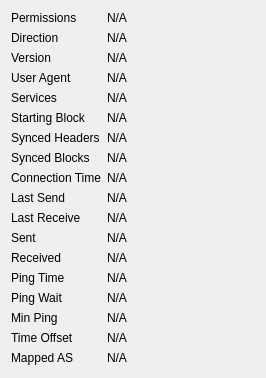
             <widget class="QWidget" name="detailWidget">
              <property name="geometry">
               <rect>
                <x>0</x>
                <y>0</y>
                <width>266</width>
                <height>378</height>
               </rect>
              </property>
              <layout class="QGridLayout" name="gridLayout_2" columnstretch="0,1">
               <item row="0" column="0">
                <widget class="QLabel" name="label_30">
                 <property name="text">
                  <string>Permissions</string>
                 </property>
                </widget>
               </item>
               <item row="0" column="1">
                <widget class="QLabel" name="peerPermissions">
                 <property name="cursor">
                  <cursorShape>IBeamCursor</cursorShape>
                 </property>
                 <property name="text">
                  <string>N/A</string>
                 </property>
                 <property name="textFormat">
                  <enum>Qt::PlainText</enum>
                 </property>
                 <property name="textInteractionFlags">
                  <set>Qt::LinksAccessibleByMouse|Qt::TextSelectableByKeyboard|Qt::TextSelectableByMouse</set>
                 </property>
                </widget>
               </item>
               <item row="1" column="0">
                <widget class="QLabel" name="label_23">
                 <property name="text">
                  <string>Direction</string>
                 </property>
                </widget>
               </item>
               <item row="1" column="1">
                <widget class="QLabel" name="peerDirection">
                 <property name="cursor">
                  <cursorShape>IBeamCursor</cursorShape>
                 </property>
                 <property name="text">
                  <string>N/A</string>
                 </property>
                 <property name="textFormat">
                  <enum>Qt::PlainText</enum>
                 </property>
                 <property name="textInteractionFlags">
                  <set>Qt::LinksAccessibleByMouse|Qt::TextSelectableByKeyboard|Qt::TextSelectableByMouse</set>
                 </property>
                </widget>
               </item>
               <item row="2" column="0">
                <widget class="QLabel" name="label_21">
                 <property name="text">
                  <string>Version</string>
                 </property>
                </widget>
               </item>
               <item row="2" column="1">
                <widget class="QLabel" name="peerVersion">
                 <property name="cursor">
                  <cursorShape>IBeamCursor</cursorShape>
                 </property>
                 <property name="text">
                  <string>N/A</string>
                 </property>
                 <property name="textFormat">
                  <enum>Qt::PlainText</enum>
                 </property>
                 <property name="textInteractionFlags">
                  <set>Qt::LinksAccessibleByMouse|Qt::TextSelectableByKeyboard|Qt::TextSelectableByMouse</set>
                 </property>
                </widget>
               </item>
               <item row="3" column="0">
                <widget class="QLabel" name="label_28">
                 <property name="text">
                  <string>User Agent</string>
                 </property>
                </widget>
               </item>
               <item row="3" column="1">
                <widget class="QLabel" name="peerSubversion">
                 <property name="cursor">
                  <cursorShape>IBeamCursor</cursorShape>
                 </property>
                 <property name="text">
                  <string>N/A</string>
                 </property>
                 <property name="textFormat">
                  <enum>Qt::PlainText</enum>
                 </property>
                 <property name="textInteractionFlags">
                  <set>Qt::LinksAccessibleByMouse|Qt::TextSelectableByKeyboard|Qt::TextSelectableByMouse</set>
                 </property>
                </widget>
               </item>
               <item row="4" column="0">
                <widget class="QLabel" name="label_4">
                 <property name="text">
                  <string>Services</string>
                 </property>
                </widget>
               </item>
               <item row="4" column="1">
                <widget class="QLabel" name="peerServices">
                 <property name="cursor">
                  <cursorShape>IBeamCursor</cursorShape>
                 </property>
                 <property name="text">
                  <string>N/A</string>
                 </property>
                 <property name="textFormat">
                  <enum>Qt::PlainText</enum>
                 </property>
                 <property name="textInteractionFlags">
                  <set>Qt::LinksAccessibleByMouse|Qt::TextSelectableByKeyboard|Qt::TextSelectableByMouse</set>
                 </property>
                </widget>
               </item>
               <item row="5" column="0">
                <widget class="QLabel" name="label_29">
                 <property name="text">
                  <string>Starting Block</string>
                 </property>
                </widget>
               </item>
               <item row="5" column="1">
                <widget class="QLabel" name="peerHeight">
                 <property name="cursor">
                  <cursorShape>IBeamCursor</cursorShape>
                 </property>
                 <property name="text">
                  <string>N/A</string>
                 </property>
                 <property name="textFormat">
                  <enum>Qt::PlainText</enum>
                 </property>
                 <property name="textInteractionFlags">
                  <set>Qt::LinksAccessibleByMouse|Qt::TextSelectableByKeyboard|Qt::TextSelectableByMouse</set>
                 </property>
                </widget>
               </item>
               <item row="6" column="0">
                <widget class="QLabel" name="label_27">
                 <property name="text">
                  <string>Synced Headers</string>
                 </property>
                </widget>
               </item>
               <item row="6" column="1">
                <widget class="QLabel" name="peerSyncHeight">
                 <property name="cursor">
                  <cursorShape>IBeamCursor</cursorShape>
                 </property>
                 <property name="text">
                  <string>N/A</string>
                 </property>
                 <property name="textFormat">
                  <enum>Qt::PlainText</enum>
                 </property>
                 <property name="textInteractionFlags">
                  <set>Qt::LinksAccessibleByMouse|Qt::TextSelectableByKeyboard|Qt::TextSelectableByMouse</set>
                 </property>
                </widget>
               </item>
               <item row="7" column="0">
                <widget class="QLabel" name="label_25">
                 <property name="text">
                  <string>Synced Blocks</string>
                 </property>
                </widget>
               </item>
               <item row="7" column="1">
                <widget class="QLabel" name="peerCommonHeight">
                 <property name="cursor">
                  <cursorShape>IBeamCursor</cursorShape>
                 </property>
                 <property name="text">
                  <string>N/A</string>
                 </property>
                 <property name="textFormat">
                  <enum>Qt::PlainText</enum>
                 </property>
                 <property name="textInteractionFlags">
                  <set>Qt::LinksAccessibleByMouse|Qt::TextSelectableByKeyboard|Qt::TextSelectableByMouse</set>
                 </property>
                </widget>
               </item>
               <item row="8" column="0">
                <widget class="QLabel" name="label_22">
                 <property name="text">
                  <string>Connection Time</string>
                 </property>
                </widget>
               </item>
               <item row="8" column="1">
                <widget class="QLabel" name="peerConnTime">
                 <property name="cursor">
                  <cursorShape>IBeamCursor</cursorShape>
                 </property>
                 <property name="text">
                  <string>N/A</string>
                 </property>
                 <property name="textFormat">
                  <enum>Qt::PlainText</enum>
                 </property>
                 <property name="textInteractionFlags">
                  <set>Qt::LinksAccessibleByMouse|Qt::TextSelectableByKeyboard|Qt::TextSelectableByMouse</set>
                 </property>
                </widget>
               </item>
               <item row="9" column="0">
                <widget class="QLabel" name="label_15">
                 <property name="text">
                  <string>Last Send</string>
                 </property>
                </widget>
               </item>
               <item row="9" column="1">
                <widget class="QLabel" name="peerLastSend">
                 <property name="cursor">
                  <cursorShape>IBeamCursor</cursorShape>
                 </property>
                 <property name="text">
                  <string>N/A</string>
                 </property>
                 <property name="textFormat">
                  <enum>Qt::PlainText</enum>
                 </property>
                 <property name="textInteractionFlags">
                  <set>Qt::LinksAccessibleByMouse|Qt::TextSelectableByKeyboard|Qt::TextSelectableByMouse</set>
                 </property>
                </widget>
               </item>
               <item row="10" column="0">
                <widget class="QLabel" name="label_19">
                 <property name="text">
                  <string>Last Receive</string>
                 </property>
                </widget>
               </item>
               <item row="10" column="1">
                <widget class="QLabel" name="peerLastRecv">
                 <property name="cursor">
                  <cursorShape>IBeamCursor</cursorShape>
                 </property>
                 <property name="text">
                  <string>N/A</string>
                 </property>
                 <property name="textFormat">
                  <enum>Qt::PlainText</enum>
                 </property>
                 <property name="textInteractionFlags">
                  <set>Qt::LinksAccessibleByMouse|Qt::TextSelectableByKeyboard|Qt::TextSelectableByMouse</set>
                 </property>
                </widget>
               </item>
               <item row="11" column="0">
                <widget class="QLabel" name="label_18">
                 <property name="text">
                  <string>Sent</string>
                 </property>
                </widget>
               </item>
               <item row="11" column="1">
                <widget class="QLabel" name="peerBytesSent">
                 <property name="cursor">
                  <cursorShape>IBeamCursor</cursorShape>
                 </property>
                 <property name="text">
                  <string>N/A</string>
                 </property>
                 <property name="textFormat">
                  <enum>Qt::PlainText</enum>
                 </property>
                 <property name="textInteractionFlags">
                  <set>Qt::LinksAccessibleByMouse|Qt::TextSelectableByKeyboard|Qt::TextSelectableByMouse</set>
                 </property>
                </widget>
               </item>
               <item row="12" column="0">
                <widget class="QLabel" name="label_20">
                 <property name="text">
                  <string>Received</string>
                 </property>
                </widget>
               </item>
               <item row="12" column="1">
                <widget class="QLabel" name="peerBytesRecv">
                 <property name="cursor">
                  <cursorShape>IBeamCursor</cursorShape>
                 </property>
                 <property name="text">
                  <string>N/A</string>
                 </property>
                 <property name="textFormat">
                  <enum>Qt::PlainText</enum>
                 </property>
                 <property name="textInteractionFlags">
                  <set>Qt::LinksAccessibleByMouse|Qt::TextSelectableByKeyboard|Qt::TextSelectableByMouse</set>
                 </property>
                </widget>
               </item>
               <item row="13" column="0">
                <widget class="QLabel" name="label_26">
                 <property name="text">
                  <string>Ping Time</string>
                 </property>
                </widget>
               </item>
               <item row="13" column="1">
                <widget class="QLabel" name="peerPingTime">
                 <property name="cursor">
                  <cursorShape>IBeamCursor</cursorShape>
                 </property>
                 <property name="text">
                  <string>N/A</string>
                 </property>
                 <property name="textFormat">
                  <enum>Qt::PlainText</enum>
                 </property>
                 <property name="textInteractionFlags">
                  <set>Qt::LinksAccessibleByMouse|Qt::TextSelectableByKeyboard|Qt::TextSelectableByMouse</set>
                 </property>
                </widget>
               </item>
               <item row="14" column="0">
                <widget class="QLabel" name="peerPingWaitLabel">
                 <property name="toolTip">
                  <string>The duration of a currently outstanding ping.</string>
                 </property>
                 <property name="text">
                  <string>Ping Wait</string>
                 </property>
                </widget>
               </item>
               <item row="14" column="1">
                <widget class="QLabel" name="peerPingWait">
                 <property name="cursor">
                  <cursorShape>IBeamCursor</cursorShape>
                 </property>
                 <property name="text">
                  <string>N/A</string>
                 </property>
                 <property name="textFormat">
                  <enum>Qt::PlainText</enum>
                 </property>
                 <property name="textInteractionFlags">
                  <set>Qt::LinksAccessibleByMouse|Qt::TextSelectableByKeyboard|Qt::TextSelectableByMouse</set>
                 </property>
                </widget>
               </item>
               <item row="15" column="0">
                <widget class="QLabel" name="peerMinPingLabel">
                 <property name="text">
                  <string>Min Ping</string>
                 </property>
                </widget>
               </item>
               <item row="15" column="1">
                <widget class="QLabel" name="peerMinPing">
                 <property name="cursor">
                  <cursorShape>IBeamCursor</cursorShape>
                 </property>
                 <property name="text">
                  <string>N/A</string>
                 </property>
                 <property name="textFormat">
                  <enum>Qt::PlainText</enum>
                 </property>
                 <property name="textInteractionFlags">
                  <set>Qt::LinksAccessibleByMouse|Qt::TextSelectableByKeyboard|Qt::TextSelectableByMouse</set>
                 </property>
                </widget>
               </item>
               <item row="16" column="0">
                <widget class="QLabel" name="label_timeoffset">
                 <property name="text">
                  <string>Time Offset</string>
                 </property>
                </widget>
               </item>
               <item row="16" column="1">
                <widget class="QLabel" name="timeoffset">
                 <property name="cursor">
                  <cursorShape>IBeamCursor</cursorShape>
                 </property>
                 <property name="text">
                  <string>N/A</string>
                 </property>
                 <property name="textFormat">
                  <enum>Qt::PlainText</enum>
                 </property>
                 <property name="textInteractionFlags">
                  <set>Qt::LinksAccessibleByMouse|Qt::TextSelectableByKeyboard|Qt::TextSelectableByMouse</set>
                 </property>
                </widget>
               </item>
               <item row="17" column="0">
                <widget class="QLabel" name="peerMappedASLabel">
                 <property name="toolTip">
                  <string>The mapped Autonomous System used for diversifying peer selection.</string>
                 </property>
                 <property name="text">
                  <string>Mapped AS</string>
                 </property>
                </widget>
               </item>
               <item row="17" column="1">
                <widget class="QLabel" name="peerMappedAS">
                 <property name="cursor">
                  <cursorShape>IBeamCursor</cursorShape>
                 </property>
                 <property name="text">
                  <string>N/A</string>
                 </property>
                 <property name="textFormat">
                  <enum>Qt::PlainText</enum>
                 </property>
                 <property name="textInteractionFlags">
                  <set>Qt::LinksAccessibleByMouse|Qt::TextSelectableByKeyboard|Qt::TextSelectableByMouse</set>
                 </property>
                </widget>
               </item>
               <item row="18" column="0">
                <spacer name="verticalSpacer_3">
                 <property name="orientation">
                  <enum>Qt::Vertical</enum>
                 </property>
                 <property name="sizeHint" stdset="0">
                  <size>
                   <width>20</width>
                   <height>40</height>
                  </size>
                 </property>
                </spacer>
               </item>
              </layout>
             </widget>
